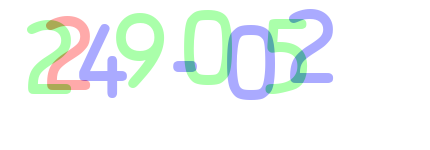
#> input picture capcha_hacking/1.png, 430 x 150 px
$ python -i utils.py   (imports and definitions only)
#> lines starting #> are read from the running program, lines starting #| are printed output that depends on the picture; after the words box and inside, x2 and y2 are one past the last pixel; in counts of white or black regions, pixels touching at a corner belong together
#> further down, picture is the input picture: shape (150, 430, 3); mean B, G, R 245, 247, 240.7
import cv2
import numpy as np
import re

BLUE = 0
GREEN = 1
RED = 2
# 특정한 색상의 모든 단어가 포함된 이미지를 추출
def get_chars(image, color):
    other_1 = (color + 1) % 3
    other_2 = (color + 2) % 3

    c = image[:, :, other_1] == 255
    image[c] = [0, 0, 0]
    c = image[:, :, other_2] == 255
    image[c] = [0, 0, 0]
    c = image[:, :, color] < 170
    image[c] = [0, 0, 0]
    c = image[:, :, color] != 0
    image[c] = [255, 255, 255]

    return image

# 전체 이미지에서 왼쪽부터 단어별로 이미지를 추출
def extract_chars(image):
    chars = []
    colors = [BLUE, GREEN, RED]

    for color in colors:
        image_from_one_color = get_chars(image.copy(), color)
        image_gray = cv2.cvtColor(image_from_one_color, cv2.COLOR_BGR2GRAY)
        ret, thresh = cv2.threshold(image_gray, 127, 255, 0)
        # RETR_EXTERNAL 옵션으로 숫자의 외각을 기준으로 분리
        contours, _ = cv2.findContours(thresh, cv2.RETR_EXTERNAL, cv2.CHAIN_APPROX_SIMPLE)

        for contour in contours:
            # 추출한 이미지 크기가 50이상인 경우만 실제 문자 데이터인 것으로 파악
            area = cv2.contourArea(contour)
            if area > 50:
                x, y, width, height = cv2.boundingRect(contour)
                roi = image_gray[y:y + height, x: x+width]
                chars.append((x, roi))
#> this loop made 3 passes
#> pass 1, in get_chars, `c = image[:, :, other_1] == 255`:
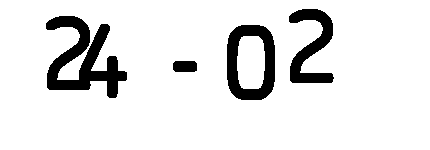
#> c: shape (150, 430) bool; 89.7% white; 4 black regions, box (x1, y1, x2, y2) and area: (46, 16, 127, 98) 2914, (227, 25, 275, 100) 1926, (289, 9, 334, 83) 1560, (173, 61, 197, 72) 253
#> pass 1, in get_chars, `c = image[:, :, other_2] == 255`:
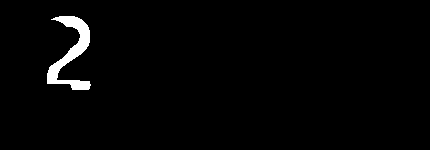
#> c: shape (150, 430) bool; 1.9% white; 1 white region, box (x1, y1, x2, y2) and area: (47, 16, 91, 90) 1209
#> pass 1, in get_chars, `c = image[:, :, color] < 170`:
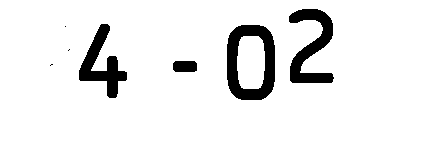
#> c: shape (150, 430) bool; 92.1% white; 7 black regions (3 under 20 px), largest, box (x1, y1, x2, y2) and area: (227, 25, 275, 100) 1926, (289, 9, 334, 83) 1560, (79, 24, 127, 98) 1363, (173, 61, 197, 72) 253
#> after the loop:
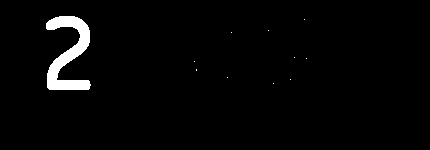
#> image_from_one_color: shape (150, 430, 3); 2.4% white; 11 white regions (10 under 20 px), largest, box (x1, y1, x2, y2) and area: (46, 16, 91, 90) 1560
#> after the loop, chars = 9 items

    chars = sorted(chars, key=lambda chars: chars[0])
    return chars

def resize20(image):
    resized = cv2.resize(image, (20, 20))
    return resized.reshape(-1, 400).astype(np.float32)

def remove_first_0(string):
    temp = []
    for i in string:
        if i == '+' or i == '-' or i == '*':
            temp.append(i)
    split = re.split('\*|\+|-', string)
    i = 0
    temp_count = 0
    result = ""

    for a in split:
        a = a.lstrip('0')
        if a == '':
            a = '0'
        result += a
        if i < len(split) - 1:
            result += temp[temp_count]
            temp_count = temp_count + 1
        i = i + 1
    return result

>>> import cv2
>>> picture = cv2.imread('1.png')
>>> result = extract_chars(picture)
#> result = 9 items

$ run again, on capcha_hacking/2.png
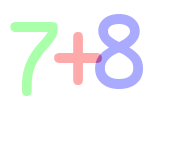
#> input picture capcha_hacking/2.png, 190 x 150 px
#> picture is the input picture: shape (150, 190, 3); mean B, G, R 249.1, 246.7, 245.9
#> the loop in extract_chars, `for color in colors:` made 3 passes
#> pass 1, in get_chars, `c = image[:, :, other_2] == 255`:
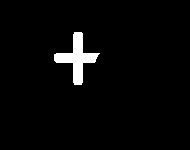
#> c: shape (150, 190) bool; 3% white; 1 white region, box (x1, y1, x2, y2) and area: (54, 32, 100, 85) 850
#> pass 1, in get_chars, `c = image[:, :, color] < 170`:
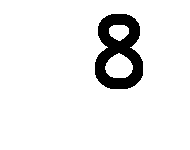
#> c: shape (150, 190) bool; 92.5% white; 1 black region, box (x1, y1, x2, y2) and area: (95, 14, 143, 89) 2126
#> after the loop in extract_chars, `for color in colors:`: chars = 3 items

$ run again, on capcha_hacking/3.png
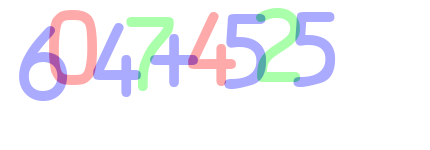
#> input picture capcha_hacking/3.png, 430 x 150 px
#> picture is the input picture: shape (150, 430, 3); mean B, G, R 247.7, 242.4, 243
#> the loop in extract_chars, `for color in colors:` made 3 passes
#> pass 1, in get_chars, `c = image[:, :, color] < 170`:
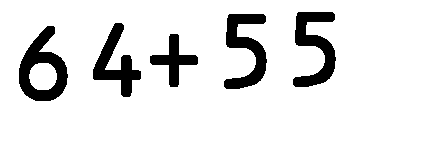
#> c: shape (150, 430) bool; 88.9% white; 5 black regions, box (x1, y1, x2, y2) and area: (19, 26, 68, 101) 1740, (293, 12, 336, 87) 1568, (224, 14, 267, 89) 1568, (93, 23, 141, 97) 1363, (150, 34, 198, 87) 894
#> after the loop in extract_chars, `for color in colors:`:
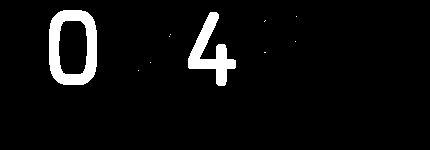
#> image_from_one_color: shape (150, 430, 3); 5.1% white; 10 white regions (8 under 20 px), largest, box (x1, y1, x2, y2) and area: (49, 10, 97, 85) 1926, (188, 12, 236, 86) 1363
#> after the loop in extract_chars, `for color in colors:`: chars = 9 items

$ run again, on capcha_hacking/4.png
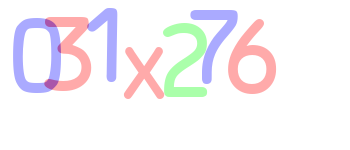
#> input picture capcha_hacking/4.png, 350 x 150 px
#> picture is the input picture: shape (150, 350, 3); mean B, G, R 246.2, 242.3, 246.5
#> the loop in extract_chars, `for color in colors:` made 3 passes
#> pass 1, in get_chars, `c = image[:, :, color] < 170`:
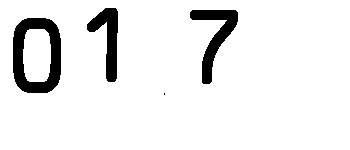
#> c: shape (150, 350) bool; 92% white; 4 black regions (1 under 20 px), largest, box (x1, y1, x2, y2) and area: (13, 18, 61, 93) 1926, (190, 10, 238, 84) 1227, (87, 8, 118, 82) 1044
#> after the loop in extract_chars, `for color in colors:`:
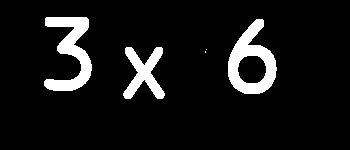
#> image_from_one_color: shape (150, 350, 3); 8.5% white; 5 white regions (2 under 20 px), largest, box (x1, y1, x2, y2) and area: (228, 19, 277, 94) 1740, (44, 17, 92, 91) 1665, (123, 47, 165, 99) 1058
#> after the loop in extract_chars, `for color in colors:`: chars = 7 items
